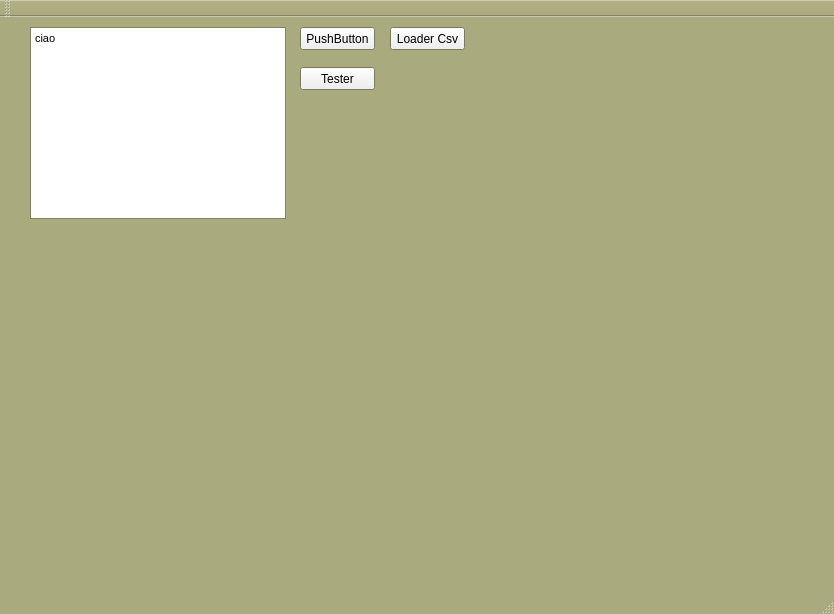
<?xml version="1.0" encoding="UTF-8"?>
<ui version="4.0">
 <class>MainWindow</class>
 <widget class="QMainWindow" name="MainWindow">
  <property name="geometry">
   <rect>
    <x>0</x>
    <y>0</y>
    <width>834</width>
    <height>614</height>
   </rect>
  </property>
  <property name="palette">
   <palette>
    <active>
     <colorrole role="Base">
      <brush brushstyle="SolidPattern">
       <color alpha="255">
        <red>255</red>
        <green>255</green>
        <blue>255</blue>
       </color>
      </brush>
     </colorrole>
     <colorrole role="Window">
      <brush brushstyle="SolidPattern">
       <color alpha="255">
        <red>170</red>
        <green>170</green>
        <blue>127</blue>
       </color>
      </brush>
     </colorrole>
    </active>
    <inactive>
     <colorrole role="Base">
      <brush brushstyle="SolidPattern">
       <color alpha="255">
        <red>255</red>
        <green>255</green>
        <blue>255</blue>
       </color>
      </brush>
     </colorrole>
     <colorrole role="Window">
      <brush brushstyle="SolidPattern">
       <color alpha="255">
        <red>170</red>
        <green>170</green>
        <blue>127</blue>
       </color>
      </brush>
     </colorrole>
    </inactive>
    <disabled>
     <colorrole role="Base">
      <brush brushstyle="SolidPattern">
       <color alpha="255">
        <red>170</red>
        <green>170</green>
        <blue>127</blue>
       </color>
      </brush>
     </colorrole>
     <colorrole role="Window">
      <brush brushstyle="SolidPattern">
       <color alpha="255">
        <red>170</red>
        <green>170</green>
        <blue>127</blue>
       </color>
      </brush>
     </colorrole>
    </disabled>
   </palette>
  </property>
  <property name="windowTitle">
   <string>MainWindow</string>
  </property>
  <widget class="QWidget" name="centralWidget">
   <widget class="QTextBrowser" name="textBrowser">
    <property name="geometry">
     <rect>
      <x>30</x>
      <y>10</y>
      <width>256</width>
      <height>192</height>
     </rect>
    </property>
    <property name="html">
     <string>&lt;!DOCTYPE HTML PUBLIC &quot;-//W3C//DTD HTML 4.0//EN&quot; &quot;http://www.w3.org/TR/REC-html40/strict.dtd&quot;&gt;
&lt;html&gt;&lt;head&gt;&lt;meta name=&quot;qrichtext&quot; content=&quot;1&quot; /&gt;&lt;style type=&quot;text/css&quot;&gt;
p, li { white-space: pre-wrap; }
&lt;/style&gt;&lt;/head&gt;&lt;body style=&quot; font-family:'MS Shell Dlg 2'; font-size:8.25pt; font-weight:400; font-style:normal;&quot;&gt;
&lt;p style=&quot; margin-top:0px; margin-bottom:0px; margin-left:0px; margin-right:0px; -qt-block-indent:0; text-indent:0px;&quot;&gt;ciao&lt;/p&gt;&lt;/body&gt;&lt;/html&gt;</string>
    </property>
   </widget>
   <widget class="QPushButton" name="pushButton">
    <property name="geometry">
     <rect>
      <x>300</x>
      <y>10</y>
      <width>75</width>
      <height>23</height>
     </rect>
    </property>
    <property name="text">
     <string>PushButton</string>
    </property>
   </widget>
   <widget class="QPushButton" name="LoadFile">
    <property name="geometry">
     <rect>
      <x>390</x>
      <y>10</y>
      <width>75</width>
      <height>23</height>
     </rect>
    </property>
    <property name="text">
     <string>Loader Csv</string>
    </property>
   </widget>
   <widget class="QPushButton" name="testerButton">
    <property name="geometry">
     <rect>
      <x>300</x>
      <y>50</y>
      <width>75</width>
      <height>23</height>
     </rect>
    </property>
    <property name="text">
     <string>Tester</string>
    </property>
   </widget>
  </widget>
  <widget class="QMenuBar" name="menuBar">
   <property name="geometry">
    <rect>
     <x>0</x>
     <y>0</y>
     <width>834</width>
     <height>21</height>
    </rect>
   </property>
  </widget>
  <widget class="QToolBar" name="mainToolBar">
   <attribute name="toolBarArea">
    <enum>TopToolBarArea</enum>
   </attribute>
   <attribute name="toolBarBreak">
    <bool>false</bool>
   </attribute>
  </widget>
  <widget class="QStatusBar" name="statusBar"/>
 </widget>
 <layoutdefault spacing="6" margin="11"/>
 <resources/>
 <connections/>
</ui>
